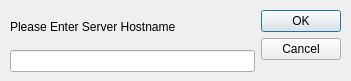
<?xml version="1.0" encoding="UTF-8"?>
<ui version="4.0">
 <class>Hostname</class>
 <widget class="QWidget" name="Hostname">
  <property name="geometry">
   <rect>
    <x>0</x>
    <y>0</y>
    <width>351</width>
    <height>81</height>
   </rect>
  </property>
  <property name="windowTitle">
   <string>Form</string>
  </property>
  <widget class="QWidget" name="">
   <property name="geometry">
    <rect>
     <x>10</x>
     <y>10</y>
     <width>331</width>
     <height>62</height>
    </rect>
   </property>
   <layout class="QHBoxLayout" name="horizontalLayout">
    <item>
     <layout class="QVBoxLayout" name="verticalLayout">
      <item>
       <widget class="QLabel" name="label">
        <property name="text">
         <string>Please Enter Server Hostname</string>
        </property>
       </widget>
      </item>
      <item>
       <widget class="QLineEdit" name="hostname"/>
      </item>
     </layout>
    </item>
    <item>
     <widget class="QDialogButtonBox" name="buttonBox">
      <property name="orientation">
       <enum>Qt::Vertical</enum>
      </property>
      <property name="standardButtons">
       <set>QDialogButtonBox::Cancel|QDialogButtonBox::Ok</set>
      </property>
     </widget>
    </item>
   </layout>
  </widget>
 </widget>
 <resources/>
 <connections/>
</ui>
